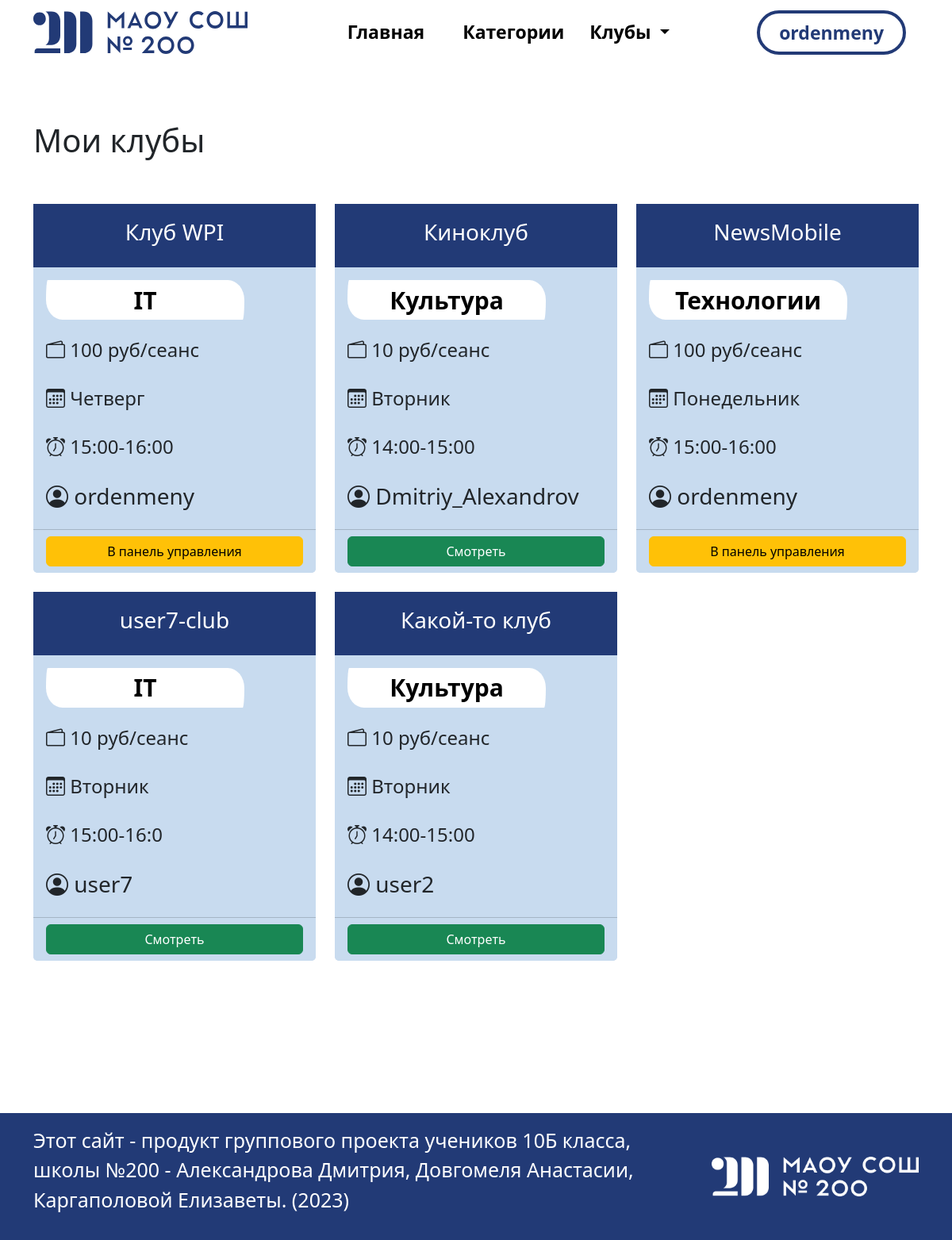
/my_clubs/ (signed in), run on an earlier commit of the app's database.
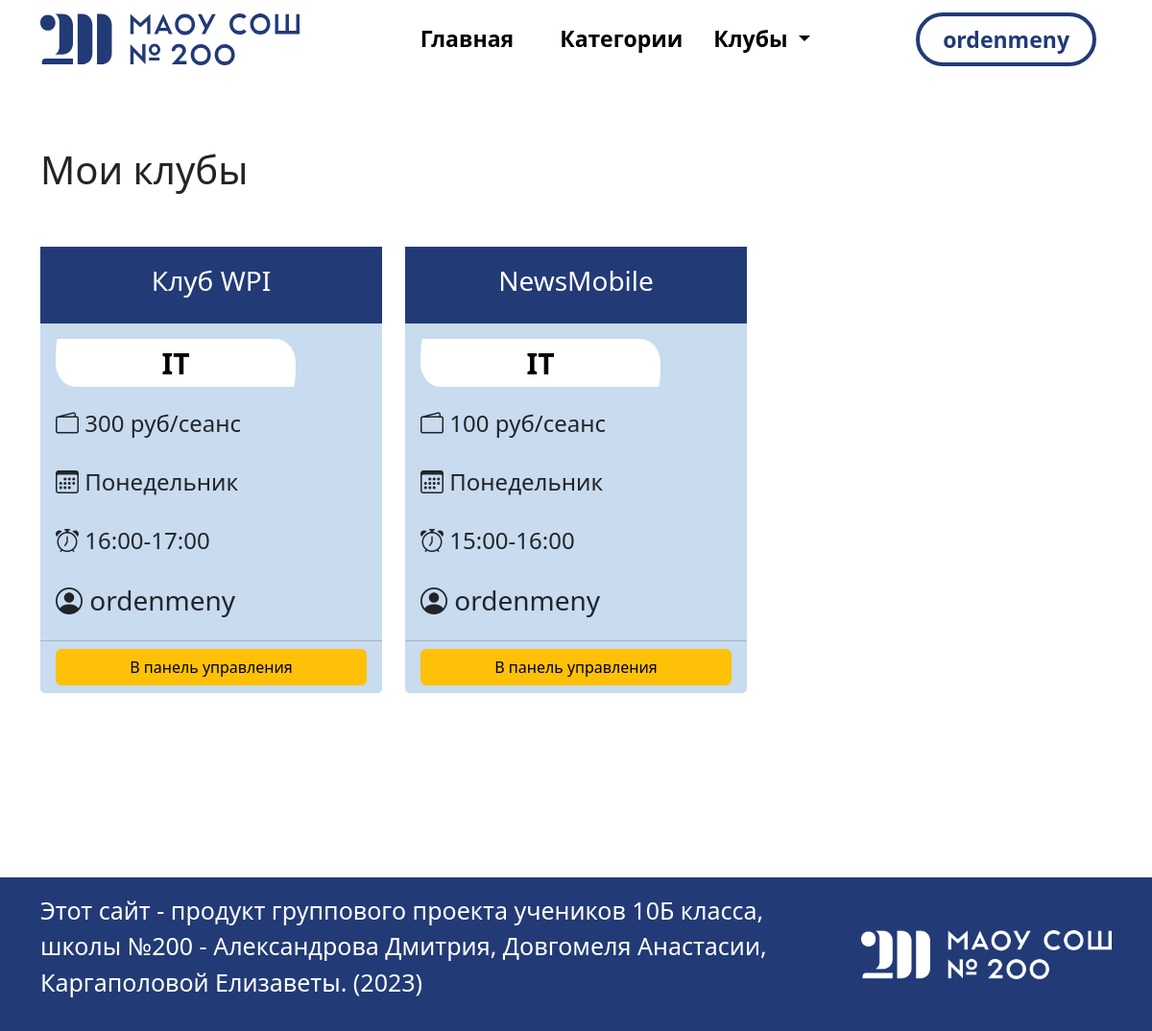
And on a later commit of the database.
### clubs_app/models.py (models this page shows, shortened)
class ClubModel(models.Model):
    manager = models.ForeignKey(
        settings.AUTH_USER_MODEL,
        on_delete=models.CASCADE, null=True, related_name='user_system')
    title_club = models.CharField(max_length=128, null=False, blank=False)
    cat_club = models.ForeignKey('CatClubModel', on_delete=models.CASCADE)
    info_club = models.TextField()
    days_event = models.CharField(max_length=100, null=True, blank=True)
    time_event = models.CharField(max_length=100, null=True, blank=True)
    price_club = models.CharField(max_length=256, null=True, blank=True)
    member = models.ManyToManyField(settings.AUTH_USER_MODEL, related_name='member_field')
    slug_club = models.SlugField(max_length=255, unique=True, null=True)
    class Meta:
        verbose_name = 'Клубы'
        verbose_name_plural = 'Клубы'
        ordering = ['-id']

class CatClubModel(models.Model):
    cat = models.CharField(max_length=128, verbose_name="Категория")
    slug = models.SlugField(max_length=255, unique=True)
    image = models.ImageField(upload_to='photos/', null=True)
    def __str__(self):
        return self.cat
    class Meta:
        verbose_name = 'Категории клубов'
        verbose_name_plural = 'Категории клубов'

### accounts/models.py (models this page shows)
class SignUpModel(AbstractUser):
    pass

### clubs_app/views.py (the view)
# urls.py: path('my_clubs/', my_clubs, name='my_clubs'),
@login_required
def my_clubs(request):
    club_model = set(ClubModel.objects.filter(Q(manager=request.user) | Q(member=request.user)))
    context = {
        'club_model': club_model,
        'my_clubs': True,
    }
    return render(request, template_name='clubs_app/list_club.html', context=context)

### clubs_app/templatetags/custom_filters.py (called while the page is built)
@register.filter
def split_string(value):
    return value.split(" ")

### clubs_app/templates/clubs_app/list_club.html (shortened to what this page needs)
{% extends 'clubs_app/base/base.html' %}
{% load static %}
{% block css %}
    <link rel="stylesheet" href="{% static 'css/style2.css' %}">
{% endblock %}
{% block content %}
    <br><br><br>
    <div class="container">
        {% if if_all_clubs == 'all_clubs' %}
            <h1>Все клубы</h1><br><br>
        {% elif if_category == 'category' %}
            <h1>Все клубы: Категория {{ cat }}</h1><br><br>
        {% else %}
            <h1>Мои клубы</h1><br><br>
        {% endif %}
        <div class="row row-cols-1 row-cols-md-3 g-4">
            {% for club in club_model %}
                <div class="col ">
                    <div class="card h-100 list-club-table">
                        <div style="border: 1px solid #223a76; height:80px; background: #223a76"
                             class="d-flex align-items-center justify-content-center">
                            <h3 style="color:white !important;" class="">{{ club.title_club }}</h3>
                        </div>
                        <div class="card-body">
                            <div class="text-center d-flex align-items-center justify-content-center"
                                 style="background-color: white; border-radius: 10px 100px / 120px; height: 50px; width: 250px">
                                <a href="#" style="text-decoration: none; color: black"
                                   class="text-center intro-block-links">{{ club.cat_club }}</a>
                            </div>
                            <br>
                            {% if club.price_club %}
                                <h4><i class="bi bi-wallet2"></i> {{ club.price_club }}</h4><br>
                            {% endif %}
                            {% if club.days_event %}
                                <h4><i class="bi bi-calendar3"></i> {{ club.days_event }}</h4><br>
                            {% endif %}
                            {% if club.time_event %}
                                <h4><i class="bi bi-alarm"></i> {{ club.time_event }}</h4><br>
                            {% endif %}
                            <h3><i class="bi bi-person-circle"></i> {{ club.manager }}</h3>
                        </div>
                        {% if request.user == club.manager %}
                            <div class="card-footer" style="background: #c8dbef">
                                <a class="btn btn-warning  mx-auto" style="display: block"
                                   href="{% url 'dashboard_app:profile' slug_club=club.slug_club %}">В панель
                                    управления</a>
                            </div>
                        {% elif request.user in club.member.all %}
                            <div class="card-footer" style="background: #c8dbef">
                                <a class="btn btn-success  mx-auto" style="display: block"
                                   href="{% url 'clubs_app:show_articles' slug_club=club.slug_club %}">Смотреть</a>
                            </div>
                        {% else %}
                            <div class="card-footer" style="background: #c8dbef">
                                <a class="btn btn-primary  mx-auto" style="display: block"
                                   href="{% url 'clubs_app:join_club' club_id=club.pk %}">Вступить</a>
                            </div>
                        {% endif %}
                    </div>
                </div>
            {% endfor %}
        </div>
    </div>
    <br><br><br>
{% endblock content %}

What changed in the data, as far as the page shows it:
no longer on this page (row edited): ClubModel: title_club "Киноклуб", cat_club "Культура", price_club "10 руб/сеанс", days_event "Вторник", time_event "14:00-15:00", manager "Dmitriy_Alexandrov", shows "Смотреть"
removed ClubModel: title_club "user7-club", cat_club "IT", price_club "10 руб/сеанс", days_event "Вторник", time_event "15:00-16:0", manager "user7", shows "Смотреть"
removed ClubModel: title_club "Какой-то клуб", cat_club "Культура", price_club "10 руб/сеанс", days_event "Вторник", time_event "14:00-15:00", manager "user2", shows "Смотреть"
changed ClubModel "Клуб WPI": price_club "100 руб/сеанс" → "300 руб/сеанс"; days_event "Четверг" → "Понедельник"; time_event "15:00-16:00" → "16:00-17:00"
changed ClubModel "NewsMobile": cat_club "Технологии" → "IT"
